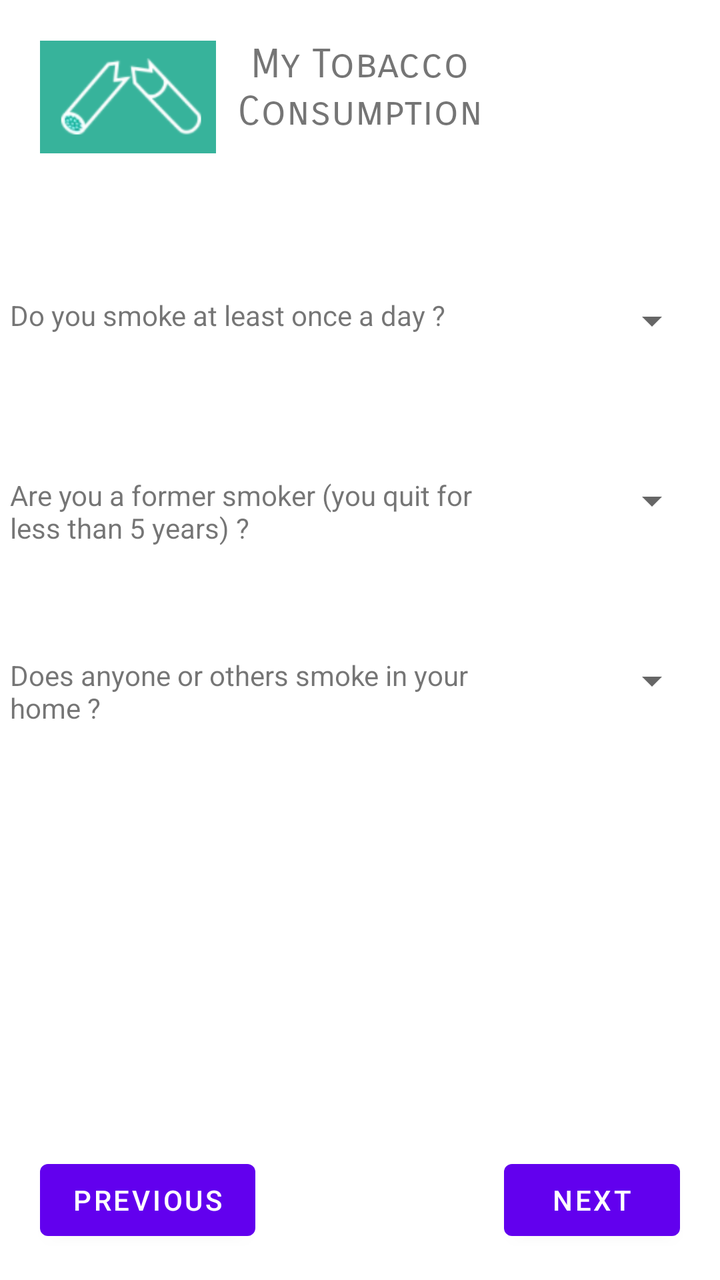
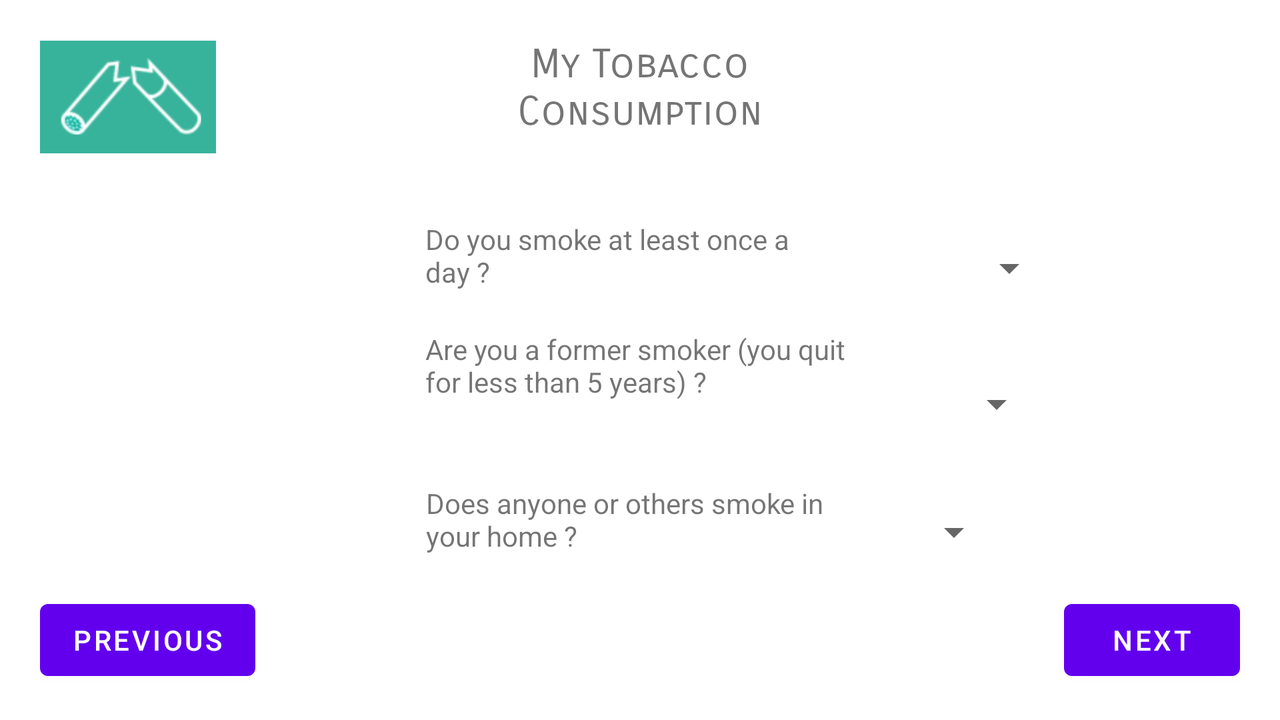

The same Android screen from two of the app's own layout files: first res/layout/ as a phone draws it, then the repository's variant for another configuration, drawn on a device whose configuration selects that folder. Both files follow.
<!-- AndroidManifest.xml: application theme Theme.HeartProject -->
<!-- res/layout/activity_my_tobacco_consumption.xml -->
<?xml version="1.0" encoding="utf-8"?>
<androidx.constraintlayout.widget.ConstraintLayout xmlns:android="http://schemas.android.com/apk/res/android"
    xmlns:app="http://schemas.android.com/apk/res-auto"
    xmlns:tools="http://schemas.android.com/tools"
    android:layout_width="match_parent"
    android:layout_height="match_parent"
    tools:context=".ActivityMyTobaccoConsumption">

    <TextView
        android:id="@+id/textView25"
        android:layout_width="139dp"
        android:layout_height="78dp"
        android:layout_marginTop="20dp"
        android:fontFamily="sans-serif-smallcaps"
        android:text="@string/my_tobacco_consumption"
        android:textAlignment="center"
        android:textSize="20sp"
        app:layout_constraintEnd_toEndOf="parent"
        app:layout_constraintStart_toStartOf="parent"
        app:layout_constraintTop_toTopOf="parent" />

    <TextView
        android:id="@+id/textView26"
        android:layout_width="wrap_content"
        android:layout_height="wrap_content"
        android:layout_marginStart="5dp"
        android:layout_marginTop="50dp"
        android:text="@string/do_you_smoke_at_least_once_a_day"
        app:layout_constraintStart_toStartOf="parent"
        app:layout_constraintTop_toBottomOf="@+id/textView25" />

    <TextView
        android:id="@+id/textView27"
        android:layout_width="259dp"
        android:layout_height="38dp"
        android:layout_marginStart="5dp"
        android:layout_marginTop="140dp"
        android:text="@string/Are_you_a_former_smoker"
        app:layout_constraintStart_toStartOf="parent"
        app:layout_constraintTop_toBottomOf="@+id/textView25" />

    <TextView
        android:id="@+id/textView28"
        android:layout_width="254dp"
        android:layout_height="44dp"
        android:layout_marginStart="5dp"
        android:layout_marginTop="230dp"
        android:text="@string/Does_anyone_or_others_smoke_in_your_home"
        app:layout_constraintStart_toStartOf="parent"
        app:layout_constraintTop_toBottomOf="@+id/textView25" />

    <Button
        android:id="@+id/button10"
        android:layout_width="wrap_content"
        android:layout_height="wrap_content"
        android:layout_marginStart="20dp"
        android:layout_marginBottom="16dp"
        android:onClick="action_previous_step"
        android:text="@string/previous"
        app:layout_constraintBottom_toBottomOf="parent"
        app:layout_constraintStart_toStartOf="parent" />

    <Button
        android:id="@+id/button11"
        android:layout_width="wrap_content"
        android:layout_height="wrap_content"
        android:layout_marginEnd="20dp"
        android:layout_marginBottom="16dp"
        android:onClick="action_next_step"
        android:text="@string/next"
        app:layout_constraintBottom_toBottomOf="parent"
        app:layout_constraintEnd_toEndOf="parent" />

    <Spinner
        android:id="@+id/spinner21"
        android:layout_width="95dp"
        android:layout_height="45dp"
        android:layout_marginTop="40dp"
        android:layout_marginEnd="10dp"
        android:entries="@array/YesNo"
        app:layout_constraintEnd_toEndOf="parent"
        app:layout_constraintTop_toBottomOf="@+id/textView25" />

    <Spinner
        android:id="@+id/spinner22"
        android:layout_width="95dp"
        android:layout_height="45dp"
        android:layout_marginTop="130dp"
        android:layout_marginEnd="10dp"
        android:entries="@array/YesNo"
        app:layout_constraintEnd_toEndOf="parent"
        app:layout_constraintTop_toBottomOf="@+id/textView25" />

    <Spinner
        android:id="@+id/spinner23"
        android:layout_width="95dp"
        android:layout_height="45dp"
        android:layout_marginTop="220dp"
        android:layout_marginEnd="10dp"
        android:entries="@array/YesNo"
        app:layout_constraintEnd_toEndOf="parent"
        app:layout_constraintTop_toBottomOf="@+id/textView25" />

    <ImageView
        android:id="@+id/imageView6"
        android:layout_width="88dp"
        android:layout_height="57dp"
        android:layout_marginStart="20dp"
        android:layout_marginTop="20dp"
        app:layout_constraintStart_toStartOf="parent"
        app:layout_constraintTop_toTopOf="parent"
        app:srcCompat="@drawable/maconsomationdetabac" />
</androidx.constraintlayout.widget.ConstraintLayout>
<!-- resources referenced by this layout -->
<resources>
  <string-array name="YesNo">
          <item> </item>
          <item>Yes</item>
          <item>No</item>
      </string-array>
  <!-- drawable maconsomationdetabac: png bitmap (drawable, 6701 bytes) -->
  <string name="Are_you_a_former_smoker">Are you a former smoker (you quit for less than 5 years) ?</string>
  <string name="Does_anyone_or_others_smoke_in_your_home">Does anyone or others smoke in your home ?</string>
  <string name="do_you_smoke_at_least_once_a_day">Do you smoke at least once a day ?</string>
  <string name="my_tobacco_consumption">My Tobacco Consumption</string>
  <string name="next">Next</string>
  <string name="previous">Previous</string>
  <style name="Theme.HeartProject" parent="Theme.MaterialComponents.DayNight.DarkActionBar">
          
          <item name="colorPrimary">@color/purple_500</item>
          <item name="colorPrimaryVariant">@color/purple_700</item>
          <item name="colorOnPrimary">@color/white</item>
          
          <item name="colorSecondary">@color/teal_200</item>
          <item name="colorSecondaryVariant">@color/teal_700</item>
          <item name="colorOnSecondary">@color/black</item>
          
          <item name="android:statusBarColor" tools:targetApi="l">?attr/colorPrimaryVariant</item>
          
      </style>
</resources>
<!-- res/layout-land/activity_my_tobacco_consumption.xml (the repository's variant of the layout above) -->
<!-- drawn on the phone turned sideways -->
<?xml version="1.0" encoding="utf-8"?>
<androidx.constraintlayout.widget.ConstraintLayout xmlns:android="http://schemas.android.com/apk/res/android"
    xmlns:app="http://schemas.android.com/apk/res-auto"
    xmlns:tools="http://schemas.android.com/tools"
    android:layout_width="match_parent"
    android:layout_height="match_parent"
    tools:context=".ActivityMyTobaccoConsumption">

    <TextView
        android:id="@+id/textView25"
        android:layout_width="139dp"
        android:layout_height="78dp"
        android:layout_marginTop="20dp"
        android:fontFamily="sans-serif-smallcaps"
        android:text="@string/my_tobacco_consumption"
        android:textAlignment="center"
        android:textSize="20sp"
        app:layout_constraintEnd_toEndOf="parent"
        app:layout_constraintStart_toStartOf="parent"
        app:layout_constraintTop_toTopOf="parent" />

    <TextView
        android:id="@+id/textView26"
        android:layout_width="213dp"
        android:layout_height="39dp"
        android:layout_marginTop="12dp"
        android:text="@string/do_you_smoke_at_least_once_a_day"
        app:layout_constraintEnd_toEndOf="parent"
        app:layout_constraintHorizontal_bias="0.498"
        app:layout_constraintStart_toStartOf="parent"
        app:layout_constraintTop_toBottomOf="@+id/textView25" />

    <Spinner
        android:id="@+id/spinner22"
        android:layout_width="95dp"
        android:layout_height="48dp"
        android:layout_marginTop="20dp"
        android:layout_marginEnd="116dp"
        android:entries="@array/YesNo"
        app:layout_constraintEnd_toEndOf="parent"
        app:layout_constraintStart_toEndOf="@+id/textView27"
        app:layout_constraintTop_toBottomOf="@+id/spinner21" />

    <TextView
        android:id="@+id/textView28"
        android:layout_width="215dp"
        android:layout_height="52dp"
        android:layout_marginTop="16dp"
        android:text="@string/Does_anyone_or_others_smoke_in_your_home"
        app:layout_constraintEnd_toEndOf="parent"
        app:layout_constraintHorizontal_bias="0.501"
        app:layout_constraintStart_toStartOf="parent"
        app:layout_constraintTop_toBottomOf="@+id/textView27" />

    <Spinner
        android:id="@+id/spinner21"
        android:layout_width="95dp"
        android:layout_height="48dp"
        android:layout_marginTop="12dp"
        android:layout_marginEnd="96dp"
        android:entries="@array/YesNo"
        app:layout_constraintEnd_toEndOf="parent"
        app:layout_constraintHorizontal_bias="0.347"
        app:layout_constraintStart_toEndOf="@+id/textView26"
        app:layout_constraintTop_toBottomOf="@+id/textView25" />

    <Spinner
        android:id="@+id/spinner23"
        android:layout_width="95dp"
        android:layout_height="48dp"
        android:layout_marginTop="16dp"
        android:layout_marginEnd="140dp"
        android:entries="@array/YesNo"
        app:layout_constraintEnd_toEndOf="parent"
        app:layout_constraintHorizontal_bias="0.958"
        app:layout_constraintStart_toEndOf="@+id/textView28"
        app:layout_constraintTop_toBottomOf="@+id/spinner22" />

    <TextView
        android:id="@+id/textView27"
        android:layout_width="213dp"
        android:layout_height="61dp"
        android:layout_marginTop="16dp"
        android:text="@string/Are_you_a_former_smoker"
        app:layout_constraintEnd_toEndOf="parent"
        app:layout_constraintHorizontal_bias="0.498"
        app:layout_constraintStart_toStartOf="parent"
        app:layout_constraintTop_toBottomOf="@+id/textView26" />

    <Button
        android:id="@+id/button10"
        android:layout_width="wrap_content"
        android:layout_height="wrap_content"
        android:layout_marginStart="20dp"
        android:layout_marginBottom="16dp"
        android:onClick="action_previous_step"
        android:text="@string/previous"
        app:layout_constraintBottom_toBottomOf="parent"
        app:layout_constraintStart_toStartOf="parent" />

    <Button
        android:id="@+id/button11"
        android:layout_width="wrap_content"
        android:layout_height="wrap_content"
        android:layout_marginEnd="20dp"
        android:layout_marginBottom="16dp"
        android:onClick="action_next_step"
        android:text="@string/next"
        app:layout_constraintBottom_toBottomOf="parent"
        app:layout_constraintEnd_toEndOf="parent" />

    <ImageView
        android:id="@+id/imageView6"
        android:layout_width="88dp"
        android:layout_height="57dp"
        android:layout_marginStart="20dp"
        android:layout_marginTop="20dp"
        app:layout_constraintStart_toStartOf="parent"
        app:layout_constraintTop_toTopOf="parent"
        app:srcCompat="@drawable/maconsomationdetabac" />
</androidx.constraintlayout.widget.ConstraintLayout>
